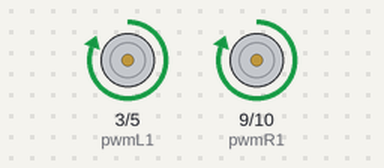
Bench run of a sketch on a simulated Arduino Nano, built with avr-gcc and run on an emulated ATmega328P. Shown: motor-driver pin pairs drawn as motors (green arrow = first pin HIGH = forward, orange = second pin HIGH = backward, longer = more drive).

Above: at 0.1 s.
At 3.1 s:
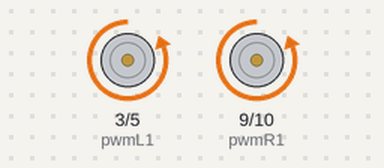
At 6.1 s:
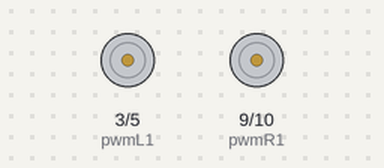
Timing chart, 0 to 7.6 s (numbered marks = the images above):
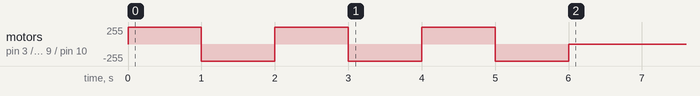

The sketch:

Lesson7.ino
```cpp
//Declare infrared input pins
int ir1=A0, ir3=A2, ir5=A7;

//Declare motor variables
int pwmL1=3, pwmL2=5, pwmR1=9, pwmR2=10;

void setup() {
  // put your setup code here, to run once:
  pinMode(pwmL1,OUTPUT); digitalWrite(pwmL1,LOW);
  pinMode(pwmL2,OUTPUT); digitalWrite(pwmL2,LOW);
  pinMode(pwmR1,OUTPUT); digitalWrite(pwmR1,LOW);
  pinMode(pwmR2,OUTPUT); digitalWrite(pwmR2,LOW);

  for (int i=0; i<3;i++){
    forward(255,255);
    delay(1000);
    backward(255,255);
    delay(1000);
  }
  forward(0,0);
}

void loop() {
  // put your main code here, to run repeatedly:

}

//Motor movement
void forward (int speed1, int speed2){
  digitalWrite(pwmL2,0); digitalWrite(pwmR2,0);
  analogWrite(pwmL1,speed1); analogWrite(pwmR1,speed2);
}

void backward (int speed1, int speed2){
  digitalWrite(pwmL1,0); digitalWrite(pwmR1,0);
  analogWrite(pwmL2,speed1); analogWrite(pwmR2,speed2);
}

void right (int speed1, int speed2){
  digitalWrite(pwmL2,0); digitalWrite(pwmR1,0);
  analogWrite(pwmL1,speed1); analogWrite(pwmR2,speed2);
}

void left (int speed1, int speed2){
  digitalWrite(pwmL1,0); digitalWrite(pwmR2,0);
  analogWrite(pwmL2,speed1); analogWrite(pwmR1,speed2);
}
```
